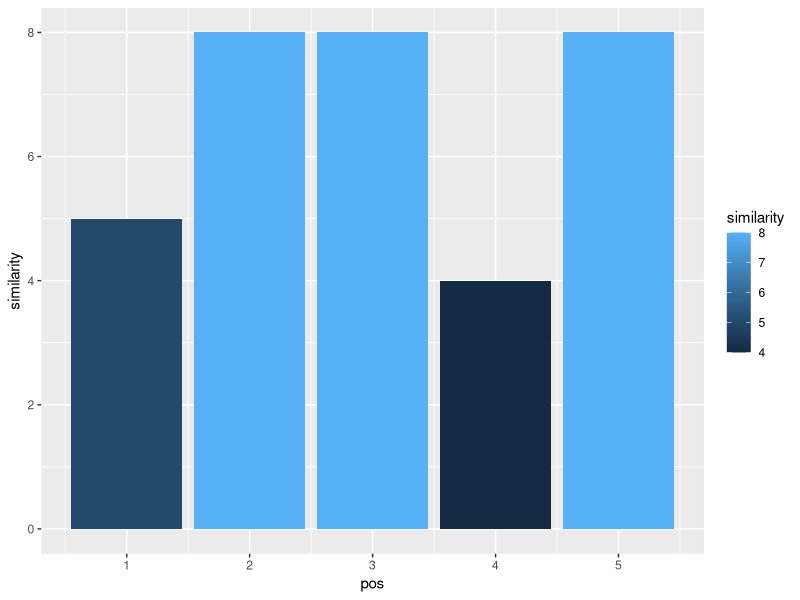
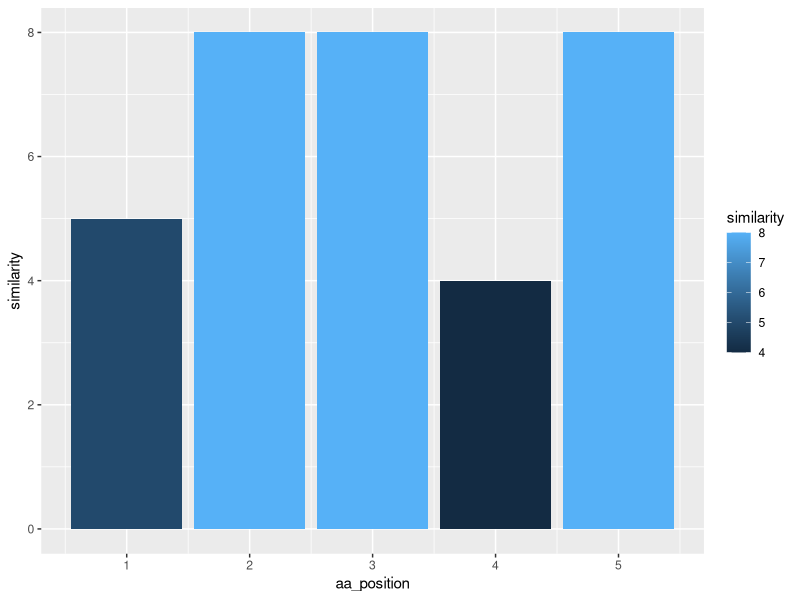

Recreate these plots in R, in order.

#script to compare similarity of sequence 
# a should be reference sequence
#All the sequence should have same length 
#These are sample variables. These variable can be replaced with amin acid sequences
#Eg a="MLVKL-LK"

a="abcde"
b="abcde"
c="gbcge"
d="abcde"
e="abcge"
f="gbcge"
g="gbcte"
h="abcde"
library(stringr)

#start empty vector for length similarity counter and amino acid
similarity=c()
seq=c()
for (i in 1:nchar(a)){
  one= str_sub(a,i,i)
  two=str_sub(b,i,i)
  three=str_sub(c,i,i)
  four=str_sub(d,i,i)
  five=str_sub(e,i,i)
  six=str_sub(f,i,i)
  seven=str_sub(g,i,i)
  eight=str_sub(h,i,i)
  
#make a vector of amino acid at particular position   
 aa= c(one,two,three,four,five,six,seven,eight)
 #look for the pattern that is similar to one
 
 p=grep(pattern=one, aa, value=TRUE)
 # no of letters that match the pattern 
 x=length(p)
 #igone missing values -  and line separators "\n"
 if (aa[1]=="-" |aa[1]=="\n") x=0
 
 #add values to the empty vectors 
  similarity=append (similarity,x)
  seq=append(seq,one)
}

#amino acid positions

pos=c(1:nchar(a))

#amino acid sequence
noquote(seq)
#convert into data frame 

data=data.frame(pos,similarity,seq)

library(ggplot2)
ggplot(data,aes(pos,similarity,fill=similarity))+
  geom_bar(stat="identity")
length(seq)
nchar(a)

View(data)

#there are gaps thats why we see 3000 aa 
#but there are only 2100 aa in SVA 
#now getting graph only for SVA aminoacids
#get rid of positions that has -
library(dplyr)

#extract the rows where y is not equal to zero 
data1=filter(data, similarity!=0)
#now we have to redifine the position 
data1$aa_position= c(1:length(data1$seq))
View(data1)
#now plot for extracted data 
library(ggplot2)
#to make plot better you can use following libraries. But I am ommiting it now.
#library(gghighlight)
#library(ggalt)

#select the data that need to be highlted
data2=filter(data1,similarity>5)
ggplot(data1,aes(aa_position,similarity,fill=similarity))+
  geom_bar(stat="identity")
  #geom_encircle(aes(x=aa_position,y=similarity),
                #data=data2,color="red",alpha=0.1, size=4,
                #expand=0)


